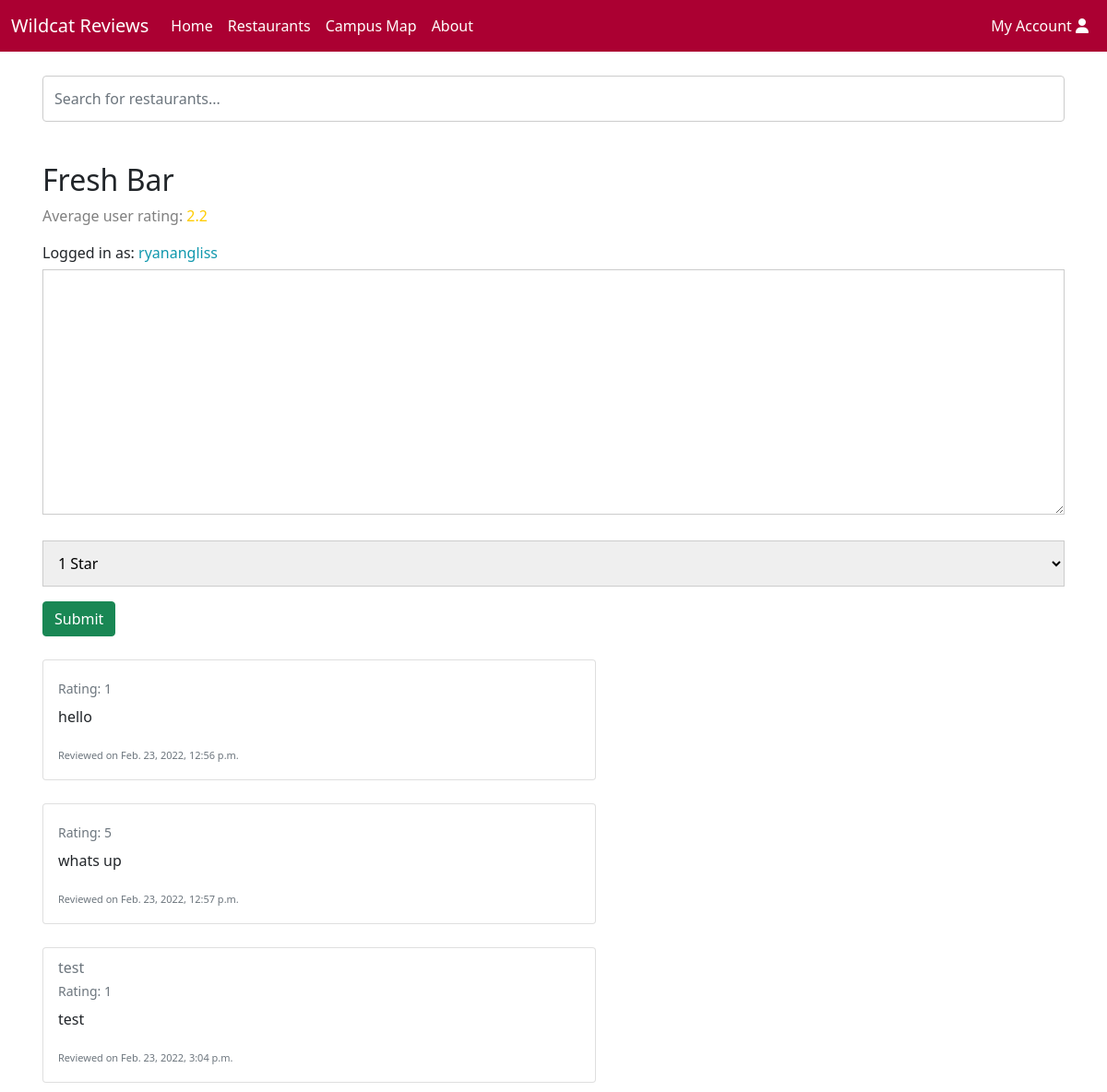
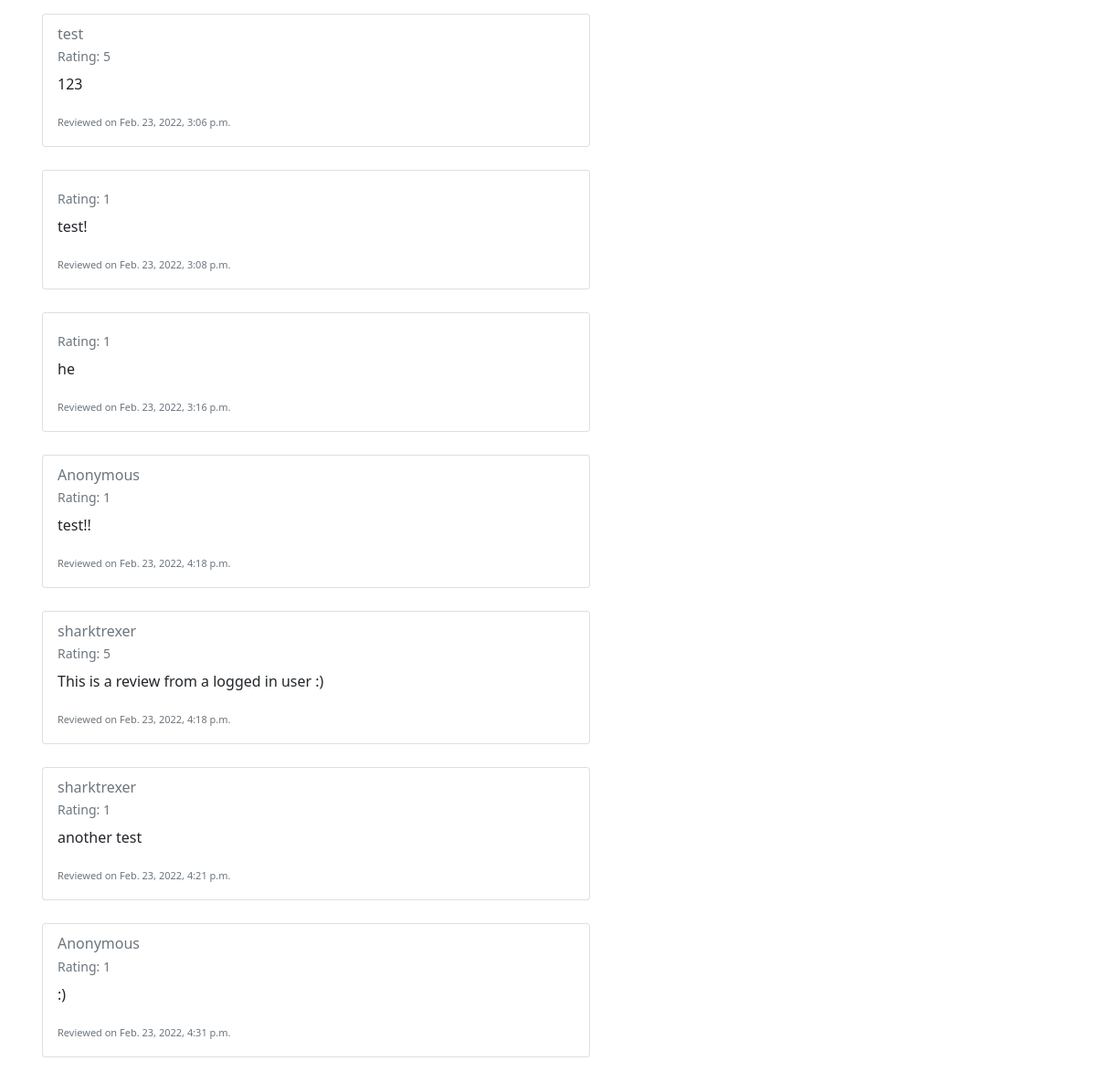
Page /restaurants/2 (signed in) on the committed database (2 pictures, top to bottom).
### reviews/models.py (models this page shows, shortened)
class Restaurant(models.Model):
    name = models.CharField(max_length=200)
    description = models.CharField(max_length=200, default="description")
    location = models.CharField(max_length=200, default="location")
    style = models.CharField(max_length=30, default="Restaurant")
    tag = models.ManyToManyField(Tag, help_text='tags')
    def get_reviews(self):
        reviews = Review.objects.filter(resturaunt=self.id)
        if len(reviews) > 0: # if the restaurant has at least 1 review
            total = 0
            for review in reviews:
                total += review.rating
            return round(total/len(reviews),2)
        else:
            return 0

class Review(models.Model):
    resturaunt = models.ForeignKey(Restaurant, on_delete=models.CASCADE, null=True)
    date = models.DateTimeField( auto_now_add=True)
    username = models.CharField(max_length=200, default='user')
    text = models.CharField(max_length=3000)
    rating = models.PositiveSmallIntegerField(choices=RATINGS)

### reviews/views.py (the view)
# urls.py: path('restaurants/<int:restaurant_id>', views.RestaurantDetails, name='restaurant-detail'),
def RestaurantDetails(request, restaurant_id):
    restaurantObj = get_object_or_404(Restaurant, pk=restaurant_id)
    reviews = Review.objects.filter(resturaunt=restaurantObj)
    if request.method == 'POST':
        form = ReviewForm(request.POST)
        if form.is_valid():
            review = form.save(commit=False)
            if request.user.is_authenticated:
                review.username = request.user.username
            else:
                review.username = 'Anonymous'
            review.text = form.cleaned_data['text']
            review.rating = form.cleaned_data['rating']
            review.resturaunt = restaurantObj
            review.save()
            return HttpResponseRedirect(request.META.get('HTTP_REFERER'))
    else:
        form = ReviewForm()
    context = {
        'form': form,
        'restaurant': restaurantObj,
        'reviews': reviews,
    }
    return render(request, 'reviews/restaurant_details.html', context=context)

### reviews/forms.py
class ReviewForm(forms.ModelForm):
    username = forms.CharField(max_length=30, required=False)
    text = forms.CharField(max_length=1500, required=True, widget=forms.Textarea(attrs={'class':'textbox'}))
    rating = forms.ChoiceField(choices=RATINGS, required=True)
    class Meta:
        model = Review
        fields = ('username','text', 'rating')

### reviews/templates/reviews/restaurant_details.html (shortened to what this page needs)
{% extends "base_search.html" %}
{% block content %}
		<h2>{{ restaurant.name }}</h2>
    {% if restaurant.get_reviews > 2 and restaurant.get_reviews < 4 %}
      <p style="color: gray;"> Average user rating: <span style="color: #ffcc00">{{ restaurant.get_reviews }} </span></p>
    {% endif %}
    <form method="post">
      {% if user.is_authenticated %}
      <label>Logged in as: </label>
      <a href="{% url 'account' %}">{{ user.get_username }}</a>
      {% else %}
      <label>You will be posting this review anonymously. </label>
      <a href="{% url 'signup' %}">Click here to create an account</a>
      <label>or </label>
      <a href="{% url 'login'%}?next={{request.path}}">click here to login!</a>
      {% endif %}
      <td>{{ form.text }}</td>
      <br>
      <td>{{ form.rating }}</td>
      <button type="submit" class="btn btn-success">Submit</button>
    </form>
    {% if reviews %}
      {% for review in reviews %}
      <div style="padding-top: 25px;">
          <div class="card" style="width: 600px;">
            <div class="card-body">
              <h6 class="card-subtitle mb-2 text-muted"> {{ review.username }}</h6>
              <p class="card-subtitle mb-2 text-muted" style="font-size: 14px;">Rating: {{ review.rating }}</p>
              <p class="card-text">{{ review.text }}</p>
              <p class="card-text"><small class="text-muted" style="font-size: 11px;">Reviewed on {{ review.date }}</small></p>
            </div>
          </div>
        </div>
      {% endfor %}
    {% else %}
      <br>
      <p>There are no reviews for {{ restaurant.name }}. Add yours now!</p>
    {% endif %}
{% endblock %}

### reviews/static/css/style.css (style rules this page uses)
body, html { height: 100%; }
a:link { color: #1098ad; text-decoration: none; }
.card { box-shadow: 0 0px 0px 0 rgba(0, 0, 0, 0.2); transition: 0.3s; }
* { box-sizing: border-box; }
input[type="text"], select, textarea { width: 100%; padding: 12px; border: 1px solid #ccc; margin-top: 6px; margin-bottom: 16px; resize: vertical; }

### rows in the picture
Restaurant: name "Fresh Bar", get_reviews "2.2"
Review: rating "1", text "hello", date "Feb. 23, 2022, 12:56 p.m."
Review: rating "5", text "whats up", date "Feb. 23, 2022, 12:57 p.m."
Review: username "test", rating "1", text "test", date "Feb. 23, 2022, 3:04 p.m."
Review: username "test", rating "5", text "123", date "Feb. 23, 2022, 3:06 p.m."
Review: rating "1", text "test!", date "Feb. 23, 2022, 3:08 p.m."
Review: rating "1", text "he", date "Feb. 23, 2022, 3:16 p.m."
Review: username "Anonymous", rating "1", text "test!!", date "Feb. 23, 2022, 4:18 p.m."
Review: username "sharktrexer", rating "5", text "This is a review from a logged in user :)", date "Feb. 23, 2022, 4:18 p.m."
Review: username "sharktrexer", rating "1", text "another test", date "Feb. 23, 2022, 4:21 p.m."
Review: username "Anonymous", rating "1", text ":)", date "Feb. 23, 2022, 4:31 p.m."

### other values in the picture
{{ user.get_username }} "ryanangliss"
